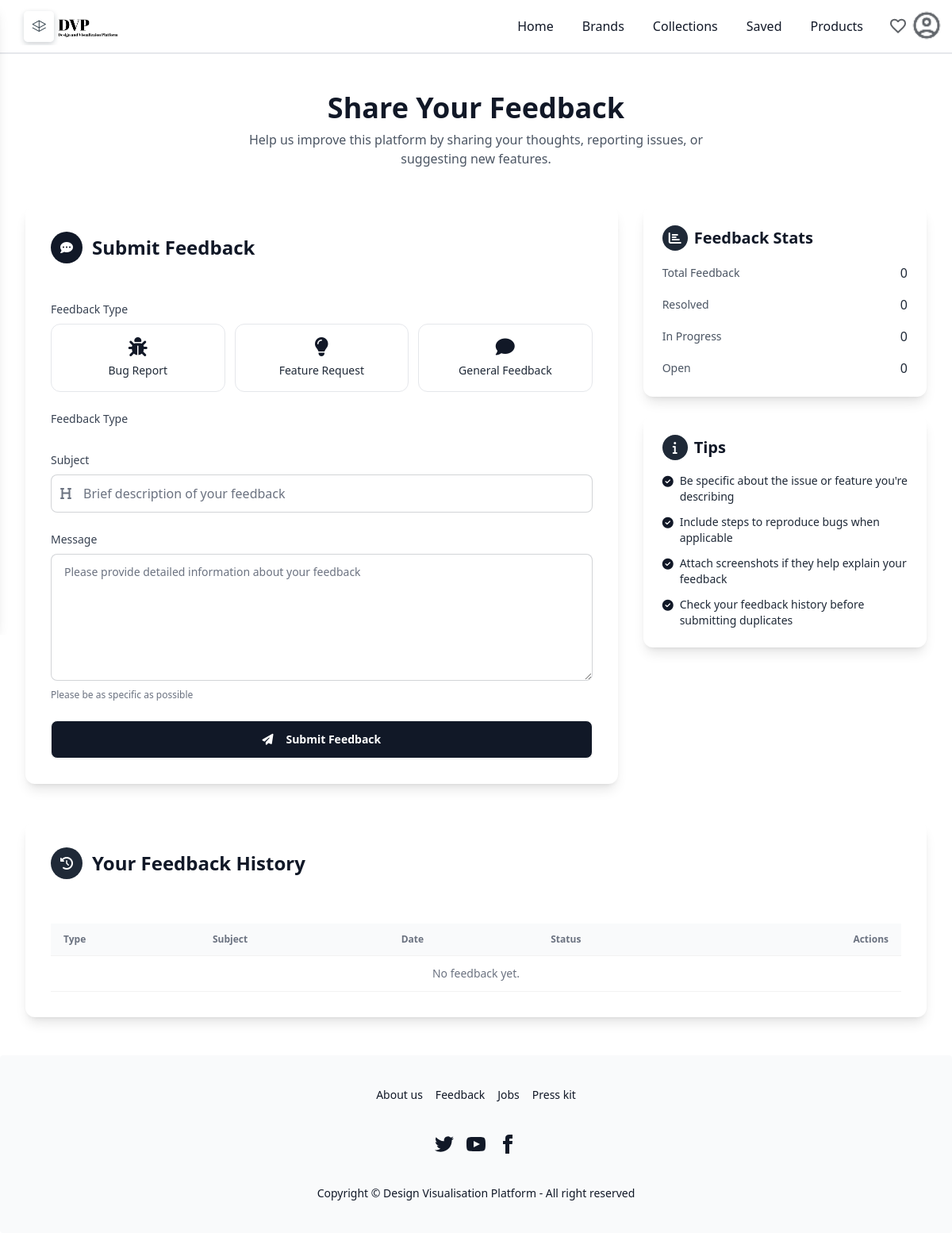
Page /feedback/ (signed in) on the earlier database version.
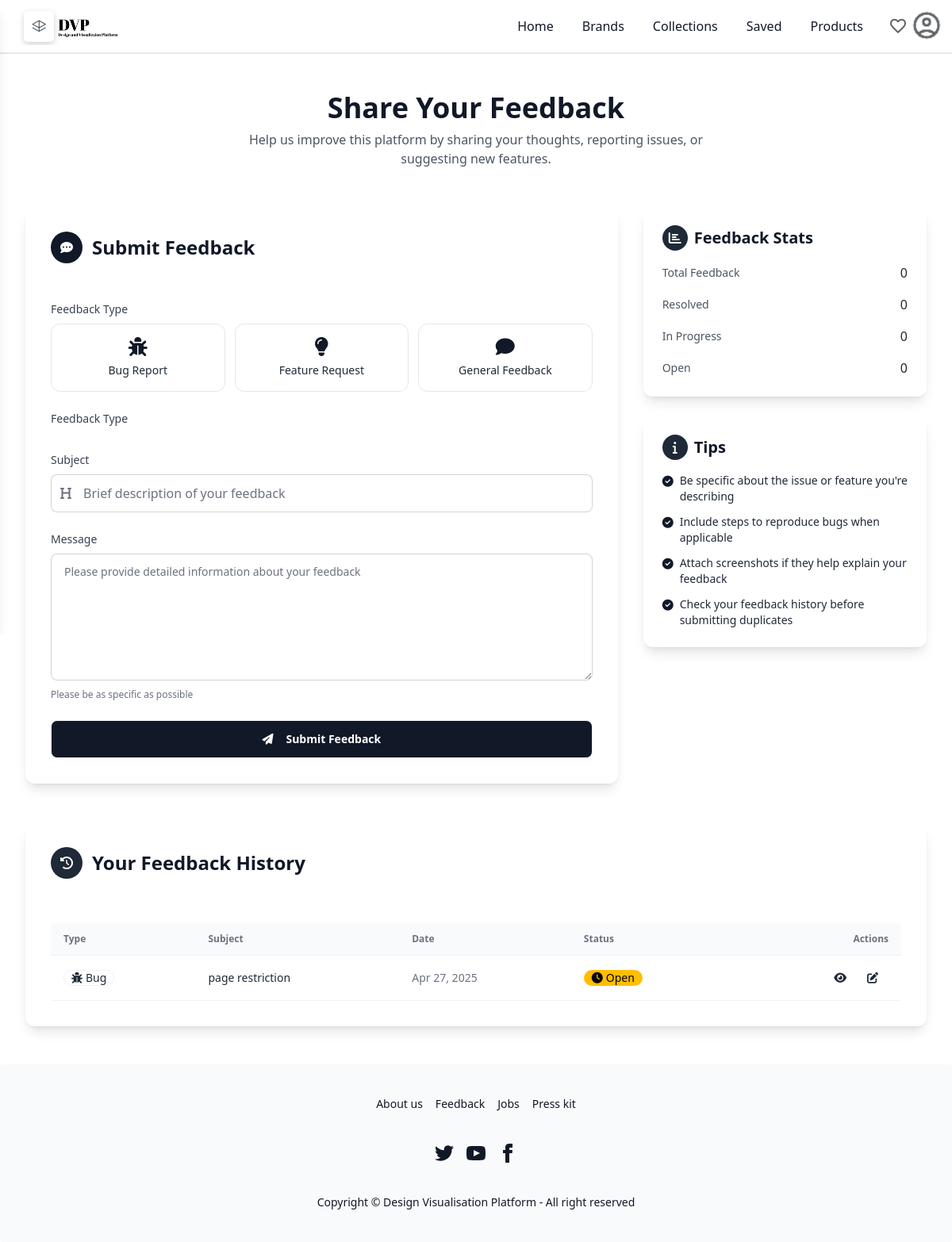
Same page on the later database version.
### dvp_user_side/models.py (models this page shows, shortened)
class Feedback(models.Model):
    FEEDBACK_TYPES = [
        ('bug',     'Bug Report'),
        ('feature', 'Feature Request'),
        ('general', 'General Feedback'),
    ]
    user          = models.ForeignKey(get_user_model(), on_delete=models.SET_NULL, null=True, blank=True)
    feedback_type = models.CharField(max_length=10, choices=FEEDBACK_TYPES)
    subject       = models.CharField(max_length=200)
    message       = models.TextField()
    created_at    = models.DateTimeField(auto_now_add=True)
    status        = models.CharField(
                      max_length=20,
                      choices=[('open','Open'),('in_progress','In Progress'),('resolved','Resolved')],
                      default='open'
                   )

### homedesign/views.py (the view, shortened to what this page needs)
# urls.py: path("feedback/",views.feedback,name="feedback"),
@login_required(login_url='login')
@user_passes_test(is_customer, login_url='login')
def feedback(request):
    stats = {
        'resolved':    Feedback.objects.filter(status='resolved').count(),
        'in_progress': Feedback.objects.filter(status='in_progress').count(),
        'new_ideas':   Feedback.objects.filter(status='open', feedback_type='general').count(),
    }
    history = Feedback.objects.filter(user=request.user)\
                            .prefetch_related('replies')\
                            .order_by('-created_at')
    return render(request, "feedback.html", {
        'stats':   stats,
        'history': history,
    })

### homedesign/views.py (called while the page is built)
def is_customer(user):
    return user.is_authenticated and user.role == "customer"

### templates/feedback.html (shortened to what the changed rows need)
{% extends "base.html" %}
{% block content %}
<div class="bg-white py-12 px-4 sm:px-6 lg:px-8">
    <div class="text-center mb-12">
        <h1 class="font-playfair text-4xl font-bold text-gray-900 mb-2">Share Your Feedback</h1>
    </div>
    <div class="grid grid-cols-1 lg:grid-cols-3 gap-8 max-w-6xl mx-auto">
        <div class="lg:col-span-2">
            <div class="card rounded-xl p-6 sm:p-8 shadow-lg bg-white">
                <div class="flex items-center mb-6">
                    <h2 class="font-playfair text-2xl font-bold ml-3 text-gray-900">Submit Feedback</h2>
                </div>
            </div>
        </div>
    </div>
    <div class="max-w-6xl mx-auto mt-12">
        <div class="card rounded-xl p-6 sm:p-8 shadow-lg bg-white">
            <div class="flex flex-col sm:flex-row sm:items-center sm:justify-between mb-6 gap-4">
                <div class="flex items-center">
                    <h2 class="font-playfair text-2xl font-bold ml-3 text-gray-900">Your Feedback History</h2>
                </div>
            </div>
            <div class="overflow-x-auto mt-8">
                <table class="table  w-full">
                    <thead>
                        <tr>
                            <th class="bg-gray-50 text-gray-500">Type</th>
                            <th class="bg-gray-50 text-gray-500">Subject</th>
                            <th class="bg-gray-50 text-gray-500 hidden md:table-cell">Date</th>
                            <th class="bg-gray-50 text-gray-500">Status</th>
                            <th class="bg-gray-50 text-gray-500 text-right">Actions</th>
                        </tr>
                    </thead>
                    <tbody>
                        {% for fb in history %}
                        <tr>
                            <td>
                                <div class="badge">
                                    {% if fb.feedback_type == "bug" %}
                                        <i class="fas fa-bug mr-1"></i>Bug
                                    {% elif fb.feedback_type == "feature" %}
                                        <i class="fas fa-lightbulb mr-1"></i>Feature
                                    {% else %}
                                        <i class="fas fa-comment mr-1"></i>General
                                    {% endif %}
                                </div>
                            </td>
                            <td class="font-medium">{{ fb.subject }}</td>
                            <td class="hidden md:table-cell text-gray-500">
                                {{ fb.created_at|date:"M d, Y" }}
                            </td>
                            <td>
                                <div class="badge
                                    {% if fb.status == 'in_progress' %}badge-info
                                    {% elif fb.status == 'resolved' %}badge-success
                                    {% else %}badge-warning{% endif %}">
                                    {% if fb.status == "in_progress" %}
                                        <i class="fas fa-spinner fa-spin mr-1"></i>In Progress
                                    {% elif fb.status == "resolved" %}
                                        <i class="fas fa-check-circle mr-1"></i>Resolved
                                    {% else %}
                                        <i class="fas fa-clock mr-1"></i>Open
                                    {% endif %}
                                </div>
                            </td>
                            <td class="text-right">
                                <div class="flex justify-end">
                                    <label for="modal-{{ fb.id }}" class="btn btn-sm btn-ghost">
                                        <i class="fas fa-eye"></i>
                                    </label>
                                    {% if fb.status == "open" %}
                                    <label for="edit-modal-{{ fb.id }}" class="btn btn-sm btn-ghost">
                                        <i class="fas fa-edit"></i>
                                    </label>
                                    {% endif %}
                                </div>
                            </td>
                        </tr>
                        {% empty %}
                        <tr><td colspan="5" class="text-center text-gray-500">No feedback yet.</td></tr>
                        {% endfor %}
                    </tbody>
                </table>
            </div>
        </div>
    </div>
</div>
{% endblock %}

Differences in the rows shown:
added Feedback: feedback_type "bug" (drawn), subject "page restriction", created_at "Apr 27, 2025", status "open" (drawn)
Other differences:
text no longer shown: "No feedback yet."
